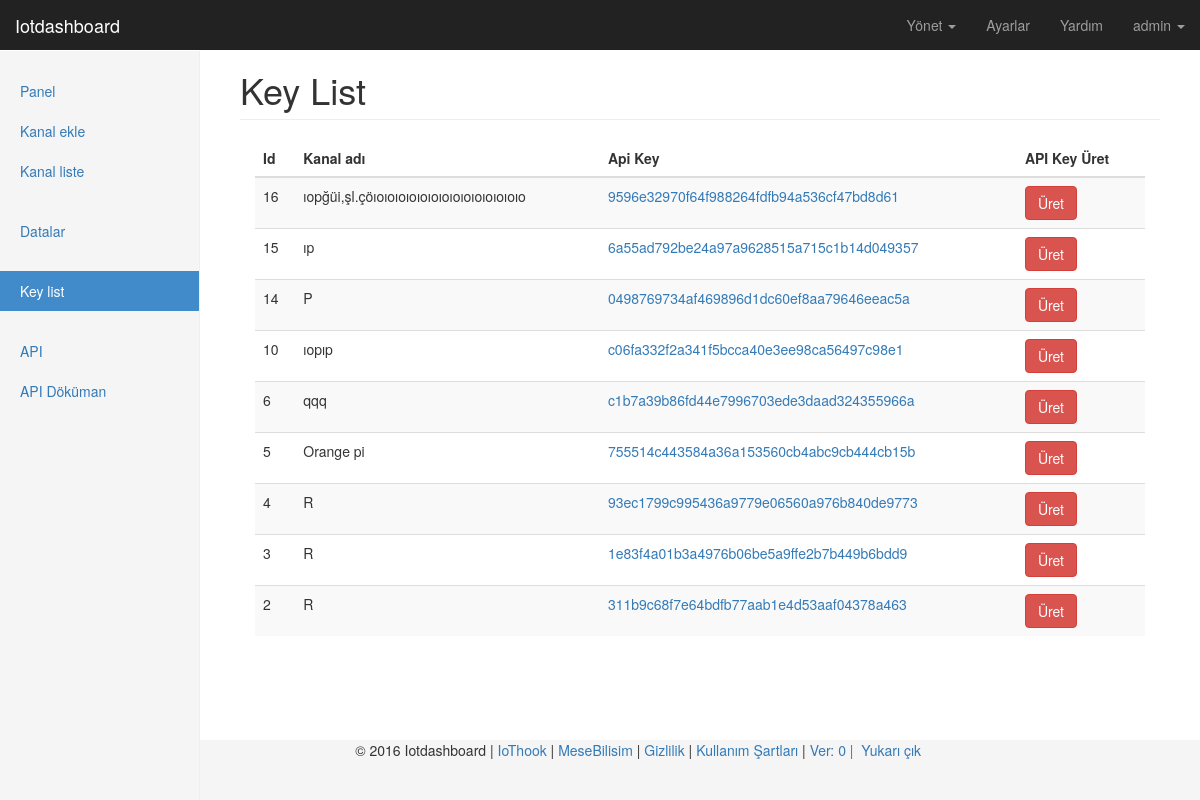
The page /tr/key/list/ (signed in) on the database its author committed.
### channels/models.py (models this page shows, shortened)
class Channel(models.Model):
    owner          = models.ForeignKey('auth.User', related_name='ownerchannel')
    channel_name   = models.CharField(_('Kanal adı'), max_length=60, help_text=_('Kanal adını giriniz'))
    channel_name_id= models.CharField(_('Kanal ID'), max_length=90, null=True, blank=True)
    element_1       = models.CharField(_('Element 1'), max_length=20, null=True, blank=True)
    element_id_1    = models.CharField(_('Element ID 1'), max_length=30, null=True, blank=True)
    element_2       = models.CharField(_('Element 2'), max_length=20, null=True, blank=True)
    element_id_2    = models.CharField(_('Element ID 2'), max_length=30, null=True, blank=True)
    element_3       = models.CharField(_('Element 3'), max_length=20, null=True, blank=True)
    element_id_3    = models.CharField(_('Element ID 3'), max_length=30, null=True, blank=True)
    element_4       = models.CharField(_('Element 4'), max_length=20, null=True, blank=True)
    element_id_4    = models.CharField(_('Element ID 4'), max_length=30, null=True, blank=True)
    element_5       = models.CharField(_('Element 5'), max_length=20, null=True, blank=True)
    element_id_5    = models.CharField(_('Element ID 5'), max_length=30, null=True, blank=True)
    element_6       = models.CharField(_('Element 6'), max_length=20, null=True, blank=True)
    element_id_6    = models.CharField(_('Element ID 6'), max_length=30, null=True, blank=True)
    element_7       = models.CharField(_('Element 7'), max_length=20, null=True, blank=True)
    element_id_7    = models.CharField(_('Element ID 7'), max_length=30, null=True, blank=True)
    element_8       = models.CharField(_('Element 8'), max_length=20, null=True, blank=True)
    element_id_8    = models.CharField(_('Element ID 8'), max_length=30, null=True, blank=True)
    element_9       = models.CharField(_('Element 9'), max_length=20, null=True, blank=True)
    element_id_9    = models.CharField(_('Element ID 9'), max_length=30, null=True, blank=True)
    element_10      = models.CharField(_('Element 10'), max_length=20, null=True, blank=True)
    element_id_10   = models.CharField(_('Element ID 10'), max_length=30, null=True, blank=True)
    api_key        = models.CharField(_('Api key'), max_length=200) # api
    description    = models.TextField(_('Açıklama'), blank=True, max_length=255)
    enable         = models.BooleanField(_('Aktif et'), default=True)
    remote_address = models.CharField(_('Ip adres'), max_length=255)
    pub_date       = models.DateTimeField(_('Yayin tarihi'), auto_now=True)

### channels/views.py (the view)
@login_required(login_url=LOGIN_URL)
def key_list(request):
    key_list = True
    list = Channel.objects.filter(owner=request.user, enable=True).order_by('-id')
    return render(request, "back/key_list.html", locals())

### channels/templatetags/custom_tags.py (called while the page is built)
@register.simple_tag
def version():
    try:
        return time.strftime('%m%d%Y/%u', time.gmtime(os.path.getmtime('.git/')))
    except:
        return 0

@register.simple_tag
def website_name():
    return WEBSITE_NAME

### templates/back/key_list.html (shortened to what this page needs)
{% extends "back/base.html" %}
{% load staticfiles %}
{% load custom_tags %}
{% load i18n %}
{% block website_name %}Key List{% endblock %}
{% block content %}
<div class="col-xs-12 col-sm-12 placeholder">
    <div class="table-responsive">
        <table class="table table-striped">
            <thead>
            <tr>
                <th>{% trans 'Id' %}</th>
                <th>{% trans 'Kanal adı' %}</th>
                <th>{% trans 'Api Key' %}</th>
                <th>{% trans 'API Key Üret' %}</th>
            </tr>
            </thead>
            <tbody>
            {% for i in list %}
            <tr>
                <td>{{ i.id }}</td>
                <td>{{ i.channel_name }}</td>
                <td><a class="tooltip-viewport-bottom" title="{{ i.api_key }}">{{ i.api_key }}</a></td>
                <td><a class="btn btn-danger" href="{% url 'generate_key' i.id %}" role="button" onclick="return confirm('{% trans "Are you sure you want to generate a new write API key?" %}');">{% trans 'Üret' %}</a></td>
            </tr>
            {% endfor %}
            </tbody>
        </table>
    </div>
</div>
{% endblock %}

### templates/back/base.html (shortened to what this page needs)
{% load staticfiles %}
{% load custom_tags %}
{% load i18n %}
{% get_current_language as LANGUAGE_CODE %}
<!DOCTYPE html>
<html lang="{{ LANGUAGE_CODE }}">
<head>
    <link href="{% static "back/dist/css/bootstrap.min.css" %}" rel="stylesheet">
    <link href="{% static "back/assets/css/ie10-viewport-bug-workaround.css" %}" rel="stylesheet">
    <link href="{% static "back/dashboard/dashboard.css" %}" rel="stylesheet">
    <link href="{% static "back/dashboard/sticky-footer.css" %}" rel="stylesheet">
</head>
<body>
{% include 'back/navbar.html' %}
<div class="container-fluid">
    <div class="row">
        {% include 'back/sidebar.html' %}
        <div class="col-sm-9 col-sm-offset-3 col-md-10 col-md-offset-2 main">
            <h1 class="page-header">{% block website_name %}{% endblock %}</h1>
            {% block content %}{% endblock %}
        </div>
    </div>
</div>
    {% include 'back/footer.html' %}
</body>
</html>

### templates/back/navbar.html (shortened to what this page needs)
{% load custom_tags %}
{% load i18n %}
{% load rest_framework %}
<nav class="navbar navbar-inverse navbar-fixed-top">
    <div class="container-fluid">
        <div class="navbar-header">
            <a class="navbar-brand" href="{% url 'index' %}">{% website_name %}</a>
        </div>
        <div id="navbar" class="navbar-collapse collapse">
            <ul class="nav navbar-nav navbar-right">
                <li class="dropdown">
                  <a href="#" class="dropdown-toggle" data-toggle="dropdown" role="button" aria-haspopup="true" aria-expanded="false">{% trans 'Yönet' %} <span class="caret"></span></a>
                </li>
                <li><a href="/admin/">{% trans 'Ayarlar' %}</a></li>
                <li><a href="http://iotdashboard.readthedocs.io/tr/latest/">{% trans 'Yardım' %}</a></li>
                {% if user.is_authenticated %}
                    <li class="dropdown">
                      <a href="#" class="dropdown-toggle" data-toggle="dropdown" role="button" aria-haspopup="true" aria-expanded="false">{{ user }} <span class="caret"></span></a>
                    </li>
                {% endif %}
            </ul>
        </div>
    </div>
</nav>

### templates/back/sidebar.html
{% load i18n %}
<div class="col-sm-3 col-md-2 sidebar">
    <ul class="nav nav-sidebar">
        <li class="{% if panel %}active{% endif %}"><a href="{% url 'index' %}">Panel <span class="sr-only">(current)</span></a></li>
        <li class="{% if channel_add %}active{% endif %}"><a href="{% url 'channel_add' %}">Kanal ekle <span class="sr-only">(current)</span></a></li>
        <li class="{% if channel_list %}active{% endif %}"><a href="{% url 'channel_list' %}">Kanal liste <span class="sr-only">(current)</span></a></li>
    </ul>
    <ul class="nav nav-sidebar">
        <li class="{% if datas %}active{% endif %}"><a href="{% url 'datas' %}">Datalar <span class="sr-only">(current)</span></a></li>
    </ul>
    <ul class="nav nav-sidebar">
        <li class="{% if key_list %}active{% endif %}"><a href="{% url 'key_list' %}">Key list <span class="sr-only">(current)</span></a></li>
    </ul>
    <ul class="nav nav-sidebar">
        <li><a href="/api/">{% trans 'API' %}</a></li>
        <li><a href="/api-docs/">{% trans 'API Döküman' %}</a></li>
    </ul>
</div>

### templates/back/footer.html
{% load staticfiles %}
{% load custom_tags %}
{% load i18n %}
<footer class="footer">
    <div class="container">
        <p class="pull-right"> &copy; 2016 {% website_name %} |
            <a href="http://iothook.com">{% trans 'IoThook' %} </a> |
            <a href="http://mesebilisim.com">{% trans 'MeseBilisim' %} </a> |
            <a href="http://electrocoder.github.io/iotdashboard/privacy.html">{% trans 'Gizlilik' %} </a> |
            <a href="http://electrocoder.github.io/iotdashboard/terms.html"> {% trans 'Kullanım Şartları' %} </a> |
            <a> Ver: {% version %} | </a>
            <a href="#">&nbsp;{% trans 'Yukarı çık' %}&nbsp;</a>
        </p>
    </div>
</footer>

### templates/back/js.html (shortened to what this page needs)
{% load staticfiles %}

### static/back/dashboard/dashboard.css (style rules this page uses)
body { padding-top: 50px; }
.navbar-fixed-top { border: 0; }
.sidebar { display: none; }
@media (min-width: 768px) { .sidebar { position: fixed; top: 51px; bottom: 0; left: 0; z-index: 1000; display: block; padding: 20px; overflow-x: hidden; overflow-y: auto; background-color: #f5f5f5; border-right: 1px solid #eee; } }
.nav-sidebar { margin-right: -21px; margin-bottom: 20px; margin-left: -20px; }
.nav-sidebar > li > a { padding-right: 20px; padding-left: 20px; }
.nav-sidebar > .active > a, .nav-sidebar > .active > a:hover, .nav-sidebar > .active > a:focus { color: #fff; background-color: #428bca; }
.main { padding: 20px; }
@media (min-width: 768px) { .main { padding-right: 40px; padding-left: 40px; } }
.main .page-header { margin-top: 0; }
.placeholder { margin-bottom: 20px; }

### static/back/dashboard/sticky-footer.css (style rules this page uses)
html { position: relative; min-height: 100%; }
body { margin-bottom: 60px; }
.footer { position: absolute; bottom: 0; width: 100%; height: 60px; background-color: #f5f5f5; }
.container { width: auto; max-width: 680px; padding: 0 15px; }

### rows shown on the page
Channel: id "16", channel_name "ıopğüi,şl.çöıoıoıoıoıoıoıoıoıoıoıoıoıoıo", api_key "9596e32970f64f988264fdfb94a536cf47bd8d61"
Channel: id "15", channel_name "ıp", api_key "6a55ad792be24a97a9628515a715c1b14d049357"
Channel: id "14", channel_name "P", api_key "0498769734af469896d1dc60ef8aa79646eeac5a"
Channel: id "10", channel_name "ıopıp", api_key "c06fa332f2a341f5bcca40e3ee98ca56497c98e1"
Channel: id "6", channel_name "qqq", api_key "c1b7a39b86fd44e7996703ede3daad324355966a"
Channel: id "5", channel_name "Orange pi", api_key "755514c443584a36a153560cb4abc9cb444cb15b"
Channel: id "4", channel_name "R", api_key "93ec1799c995436a9779e06560a976b840de9773"
Channel: id "3", channel_name "R", api_key "1e83f4a01b3a4976b06be5a9ffe2b7b449b6bdd9"
Channel: id "2", channel_name "R", api_key "311b9c68f7e64bdfb77aab1e4d53aaf04378a463"

### other values the page prints
{{ user }} "admin"
